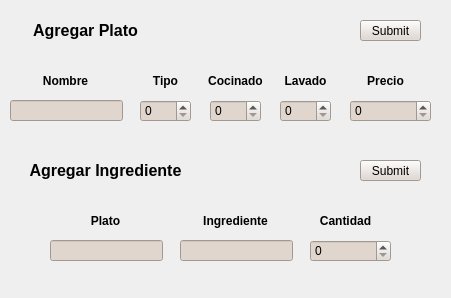
<?xml version="1.0" encoding="UTF-8"?>
<ui version="4.0">
 <class>menuForm</class>
 <widget class="QWidget" name="menuForm">
  <property name="geometry">
   <rect>
    <x>0</x>
    <y>0</y>
    <width>451</width>
    <height>298</height>
   </rect>
  </property>
  <property name="windowTitle">
   <string>Menu</string>
  </property>
  <property name="windowIcon">
   <iconset resource="Images.qrc">
    <normaloff>:/img/Images/Settings.png</normaloff>:/img/Images/Settings.png</iconset>
  </property>
  <widget class="QLineEdit" name="lineEdit_Name">
   <property name="geometry">
    <rect>
     <x>10</x>
     <y>100</y>
     <width>113</width>
     <height>21</height>
    </rect>
   </property>
   <property name="styleSheet">
    <string notr="true">background-color: rgb(224, 214, 206);</string>
   </property>
  </widget>
  <widget class="QSpinBox" name="spinBox_Type">
   <property name="geometry">
    <rect>
     <x>140</x>
     <y>100</y>
     <width>51</width>
     <height>22</height>
    </rect>
   </property>
   <property name="styleSheet">
    <string notr="true">background-color: rgb(224, 214, 206);</string>
   </property>
   <property name="maximum">
    <number>2</number>
   </property>
  </widget>
  <widget class="QSpinBox" name="spinBox_PrepTime">
   <property name="geometry">
    <rect>
     <x>210</x>
     <y>100</y>
     <width>51</width>
     <height>22</height>
    </rect>
   </property>
   <property name="styleSheet">
    <string notr="true">background-color: rgb(224, 214, 206);</string>
   </property>
  </widget>
  <widget class="QSpinBox" name="spinBox_WashTime">
   <property name="geometry">
    <rect>
     <x>280</x>
     <y>100</y>
     <width>51</width>
     <height>22</height>
    </rect>
   </property>
   <property name="styleSheet">
    <string notr="true">background-color: rgb(224, 214, 206);</string>
   </property>
  </widget>
  <widget class="QSpinBox" name="spinBox_Price">
   <property name="geometry">
    <rect>
     <x>350</x>
     <y>100</y>
     <width>81</width>
     <height>22</height>
    </rect>
   </property>
   <property name="styleSheet">
    <string notr="true">background-color: rgb(224, 214, 206);</string>
   </property>
   <property name="maximum">
    <number>50000</number>
   </property>
  </widget>
  <widget class="QLabel" name="label">
   <property name="geometry">
    <rect>
     <x>-20</x>
     <y>20</y>
     <width>211</width>
     <height>21</height>
    </rect>
   </property>
   <property name="font">
    <font>
     <pointsize>12</pointsize>
     <weight>75</weight>
     <bold>true</bold>
    </font>
   </property>
   <property name="text">
    <string>Agregar Plato</string>
   </property>
   <property name="alignment">
    <set>Qt::AlignCenter</set>
   </property>
  </widget>
  <widget class="QLabel" name="label_2">
   <property name="geometry">
    <rect>
     <x>20</x>
     <y>70</y>
     <width>91</width>
     <height>21</height>
    </rect>
   </property>
   <property name="font">
    <font>
     <pointsize>9</pointsize>
     <weight>75</weight>
     <bold>true</bold>
    </font>
   </property>
   <property name="text">
    <string>Nombre</string>
   </property>
   <property name="alignment">
    <set>Qt::AlignCenter</set>
   </property>
  </widget>
  <widget class="QLabel" name="label_3">
   <property name="geometry">
    <rect>
     <x>120</x>
     <y>70</y>
     <width>91</width>
     <height>21</height>
    </rect>
   </property>
   <property name="font">
    <font>
     <pointsize>9</pointsize>
     <weight>75</weight>
     <bold>true</bold>
    </font>
   </property>
   <property name="text">
    <string>Tipo</string>
   </property>
   <property name="alignment">
    <set>Qt::AlignCenter</set>
   </property>
  </widget>
  <widget class="QLabel" name="label_4">
   <property name="geometry">
    <rect>
     <x>190</x>
     <y>70</y>
     <width>91</width>
     <height>21</height>
    </rect>
   </property>
   <property name="font">
    <font>
     <pointsize>9</pointsize>
     <weight>75</weight>
     <bold>true</bold>
    </font>
   </property>
   <property name="text">
    <string>Cocinado</string>
   </property>
   <property name="alignment">
    <set>Qt::AlignCenter</set>
   </property>
  </widget>
  <widget class="QLabel" name="label_5">
   <property name="geometry">
    <rect>
     <x>260</x>
     <y>70</y>
     <width>91</width>
     <height>21</height>
    </rect>
   </property>
   <property name="font">
    <font>
     <pointsize>9</pointsize>
     <weight>75</weight>
     <bold>true</bold>
    </font>
   </property>
   <property name="text">
    <string>Lavado</string>
   </property>
   <property name="alignment">
    <set>Qt::AlignCenter</set>
   </property>
  </widget>
  <widget class="QLabel" name="label_6">
   <property name="geometry">
    <rect>
     <x>340</x>
     <y>70</y>
     <width>91</width>
     <height>21</height>
    </rect>
   </property>
   <property name="font">
    <font>
     <pointsize>9</pointsize>
     <weight>75</weight>
     <bold>true</bold>
    </font>
   </property>
   <property name="text">
    <string>Precio</string>
   </property>
   <property name="alignment">
    <set>Qt::AlignCenter</set>
   </property>
  </widget>
  <widget class="QLabel" name="label_7">
   <property name="geometry">
    <rect>
     <x>0</x>
     <y>160</y>
     <width>211</width>
     <height>21</height>
    </rect>
   </property>
   <property name="font">
    <font>
     <pointsize>12</pointsize>
     <weight>75</weight>
     <bold>true</bold>
    </font>
   </property>
   <property name="text">
    <string>Agregar Ingrediente</string>
   </property>
   <property name="alignment">
    <set>Qt::AlignCenter</set>
   </property>
  </widget>
  <widget class="QLabel" name="label_8">
   <property name="geometry">
    <rect>
     <x>60</x>
     <y>210</y>
     <width>91</width>
     <height>21</height>
    </rect>
   </property>
   <property name="font">
    <font>
     <pointsize>9</pointsize>
     <weight>75</weight>
     <bold>true</bold>
    </font>
   </property>
   <property name="text">
    <string>Plato</string>
   </property>
   <property name="alignment">
    <set>Qt::AlignCenter</set>
   </property>
  </widget>
  <widget class="QLineEdit" name="lineEdit_Plate">
   <property name="geometry">
    <rect>
     <x>50</x>
     <y>240</y>
     <width>113</width>
     <height>21</height>
    </rect>
   </property>
   <property name="styleSheet">
    <string notr="true">background-color: rgb(224, 214, 206);</string>
   </property>
  </widget>
  <widget class="QLineEdit" name="lineEdit_Ing">
   <property name="geometry">
    <rect>
     <x>180</x>
     <y>240</y>
     <width>113</width>
     <height>21</height>
    </rect>
   </property>
   <property name="styleSheet">
    <string notr="true">background-color: rgb(224, 214, 206);</string>
   </property>
  </widget>
  <widget class="QLabel" name="label_9">
   <property name="geometry">
    <rect>
     <x>190</x>
     <y>210</y>
     <width>91</width>
     <height>21</height>
    </rect>
   </property>
   <property name="font">
    <font>
     <pointsize>9</pointsize>
     <weight>75</weight>
     <bold>true</bold>
    </font>
   </property>
   <property name="text">
    <string>Ingrediente</string>
   </property>
   <property name="alignment">
    <set>Qt::AlignCenter</set>
   </property>
  </widget>
  <widget class="QSpinBox" name="spinBox_Amount">
   <property name="geometry">
    <rect>
     <x>310</x>
     <y>240</y>
     <width>81</width>
     <height>22</height>
    </rect>
   </property>
   <property name="styleSheet">
    <string notr="true">background-color: rgb(224, 214, 206);</string>
   </property>
  </widget>
  <widget class="QLabel" name="label_10">
   <property name="geometry">
    <rect>
     <x>300</x>
     <y>210</y>
     <width>91</width>
     <height>21</height>
    </rect>
   </property>
   <property name="font">
    <font>
     <pointsize>9</pointsize>
     <weight>75</weight>
     <bold>true</bold>
    </font>
   </property>
   <property name="text">
    <string>Cantidad</string>
   </property>
   <property name="alignment">
    <set>Qt::AlignCenter</set>
   </property>
  </widget>
  <widget class="QPushButton" name="pushButton">
   <property name="geometry">
    <rect>
     <x>360</x>
     <y>20</y>
     <width>61</width>
     <height>21</height>
    </rect>
   </property>
   <property name="styleSheet">
    <string notr="true">background: rgb(224,214,206);</string>
   </property>
   <property name="text">
    <string>Submit</string>
   </property>
  </widget>
  <widget class="QPushButton" name="pushButton_2">
   <property name="geometry">
    <rect>
     <x>360</x>
     <y>160</y>
     <width>61</width>
     <height>21</height>
    </rect>
   </property>
   <property name="styleSheet">
    <string notr="true">background: rgb(224,214,206);</string>
   </property>
   <property name="text">
    <string>Submit</string>
   </property>
  </widget>
 </widget>
 <resources>
  <include location="Images.qrc"/>
 </resources>
 <connections/>
</ui>
